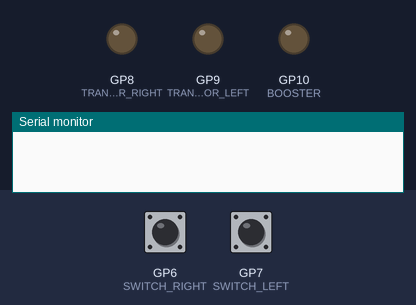
The program below on a simulated Raspberry Pi Pico. On the bench: output pins drawn as LEDs (lit = HIGH), the last lines printed to the serial monitor. Dashed ring = blinking. The inputs (shaded band) are chosen by the test bench; at power-on: GP6 (SWITCH_RIGHT) HIGH, GP7 (SWITCH_LEFT) HIGH.

Above: at 1.2 s.
1.3 s: GP6 (SWITCH_RIGHT) pulled LOW for 0.15 s
At 1.7 s:
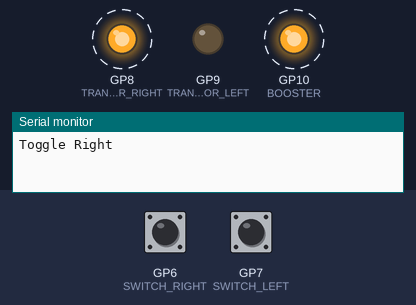
4.4 s: GP7 (SWITCH_LEFT) pulled LOW for 0.15 s
6.0 s: GP7 (SWITCH_LEFT) pulled LOW for 1 s
At 6.4 s:
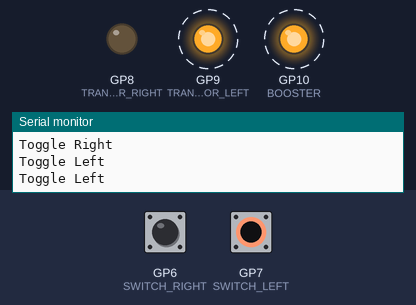
10.0 s: GP7 (SWITCH_LEFT) pulled LOW for 3.2 s
At 10.9 s:
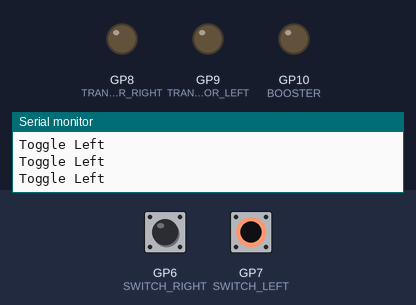
14.7 s: GP6 (SWITCH_RIGHT) pulled LOW for 1 s
At 15.1 s:
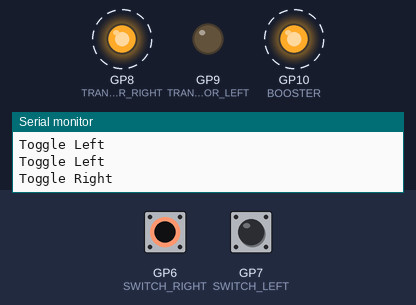
Timing chart, 0 to 19.7 s (numbered marks = the images above; inputs shaded):
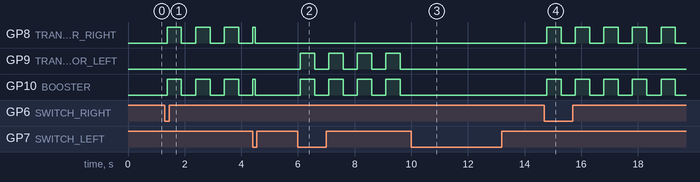

The program:

main.cpp
```cpp
#include <Arduino.h>

#define BOOSTER 10
#define SWITCH_LEFT 7
#define SWITCH_RIGHT 6
#define TRANSISTOR_LEFT 9
#define TRANSISTOR_RIGHT 8

#define BLINK_INTERVAL 500
#define HOLD_TIME 80
// #define HOLD_TIME 300

enum BlinkState
{
  OFF,
  LEFT,
  RIGHT
};

String printState(BlinkState s)
{
  if (s == OFF)
    return "OFF";
  if (s == LEFT)
    return "LEFT";
  if (s == RIGHT)
    return "RIGHT";
  return "ERROR";
}

BlinkState current_state = OFF;
bool blink_on = false;
unsigned long last_blink = 0;

unsigned long left_low_since = 0;
unsigned long right_low_since = 0;
bool left_handled = false;
bool right_handled = false;

void set_outputs(bool doBlink)
{
  digitalWrite(BOOSTER, doBlink ? HIGH : LOW);
  digitalWrite(TRANSISTOR_LEFT, (current_state == LEFT && doBlink) ? HIGH : LOW);
  digitalWrite(TRANSISTOR_RIGHT, (current_state == RIGHT && doBlink) ? HIGH : LOW);
}

void toggle_state(BlinkState target)
{
  if (current_state == OFF)
  {
    current_state = target; // OFF → Ziel aktivieren
  }
  else
  {
    current_state = OFF; // Aktiv → cancel (egal welche Taste)
  }
  blink_on = (current_state != OFF);
  last_blink = millis();
  set_outputs(blink_on);
}

void update_buttons()
{
  int left = digitalRead(SWITCH_LEFT);
  int right = digitalRead(SWITCH_RIGHT);

  // LEFT
  if (left == LOW)
  {
    if (left_low_since == 0)
    {
      left_low_since = millis();
    }
    else if (!left_handled && millis() - left_low_since >= HOLD_TIME)
    {
      Serial.println("Toggle Left");
      toggle_state(LEFT);
      left_handled = true;
    }
  }
  else
  {
    left_low_since = 0;
    left_handled = false;
  }

  // RIGHT
  if (right == LOW)
  {
    if (right_low_since == 0)
    {
      right_low_since = millis();
    }
    else if (!right_handled && millis() - right_low_since >= HOLD_TIME)
    {
      Serial.println("Toggle Right");
      toggle_state(RIGHT);
      right_handled = true;
    }
  }
  else
  {
    right_low_since = 0;
    right_handled = false;
  }
}

void update_blink()
{
  if (current_state == OFF)
    return;

  if (millis() - last_blink >= BLINK_INTERVAL)
  {
    blink_on = !blink_on;
    last_blink = millis();
    set_outputs(blink_on);
  }
}

void setup()
{
  pinMode(SWITCH_LEFT, INPUT_PULLUP);
  pinMode(SWITCH_RIGHT, INPUT_PULLUP);
  pinMode(TRANSISTOR_LEFT, OUTPUT);
  pinMode(TRANSISTOR_RIGHT, OUTPUT);
  pinMode(BOOSTER, OUTPUT);

  digitalWrite(BOOSTER, LOW);
  digitalWrite(TRANSISTOR_LEFT, LOW);
  digitalWrite(TRANSISTOR_RIGHT, LOW);

  Serial.begin(115200);
}

void loop()
{
  update_buttons();
  update_blink();
  delay(10);
}
```

Measured:
- after the input at 1.3 s, GP8 (TRANSISTOR_RIGHT), GP10 (BOOSTER): alternates HIGH for 0.50 s and LOW for 0.50 s, starting after 0.08 s
- after the input at 6.0 s, GP9 (TRANSISTOR_LEFT), GP10 (BOOSTER): alternates HIGH for 0.50 s and LOW for 0.50 s, starting after 0.08 s
- after the input at 10.0 s, GP9 (TRANSISTOR_LEFT), GP10 (BOOSTER): stops changing and stays LOW
- after the input at 14.7 s, GP8 (TRANSISTOR_RIGHT), GP10 (BOOSTER): alternates HIGH for 0.50 s and LOW for 0.50 s, starting after 0.09 s
